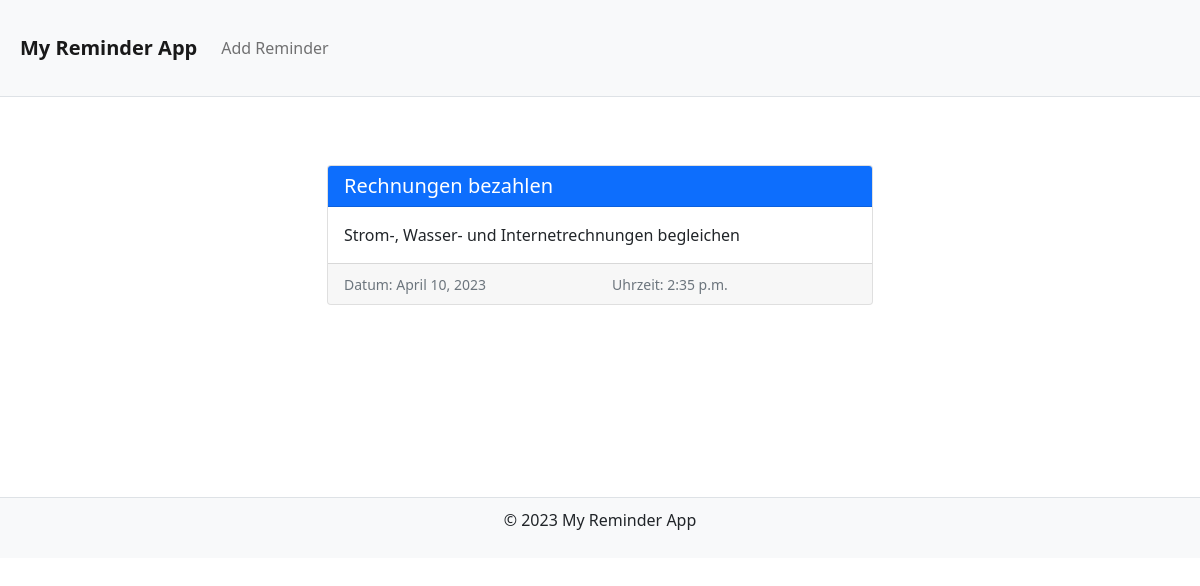
/reminder/6, run on the app's committed database.
### reminder_app/models.py (models this page shows, shortened)
class Reminder(models.Model):
    title = models.CharField(max_length=64)
    date = models.DateField()
    time = models.TimeField()
    description = models.CharField(max_length=64)

### reminder_app/views.py (the view)
# urls.py: path('<int:reminder_id>', views.show_reminder, name='show_reminder')
def show_reminder(request, reminder_id):
    show_reminder = Reminder.objects.get(pk=reminder_id)
    return render(request, 'show_reminder.html', {'show_reminder':show_reminder})

### templates/show_reminder.html
{% extends 'base.html' %}
{% block content %}
<div class="container mt-5">
  <div class="row justify-content-center">
    <div class="col-lg-6 col-md-8 col-sm-12">
      <div class="card">
        <div class="card-header bg-primary text-white">
          <h5 class="card-title mb-0">{{ show_reminder.title }}</h5>
        </div>
        <div class="card-body">
          <p class="card-text">{{ show_reminder.description }}</p>
        </div>
        <div class="card-footer">
          <div class="row">
            <div class="col">
              <small class="text-muted">Datum: {{ show_reminder.date }}</small>
            </div>
            <div class="col text-right">
              <small class="text-muted">Uhrzeit: {{ show_reminder.time }}</small>
            </div>
          </div>
        </div>
      </div>
    </div>
  </div>
</div>
{% endblock %}

### data on the page
Reminder: title "Rechnungen bezahlen", description "Strom-, Wasser- und Internetrechnungen begleichen", date "April 10, 2023", time "2:35 p.m."
